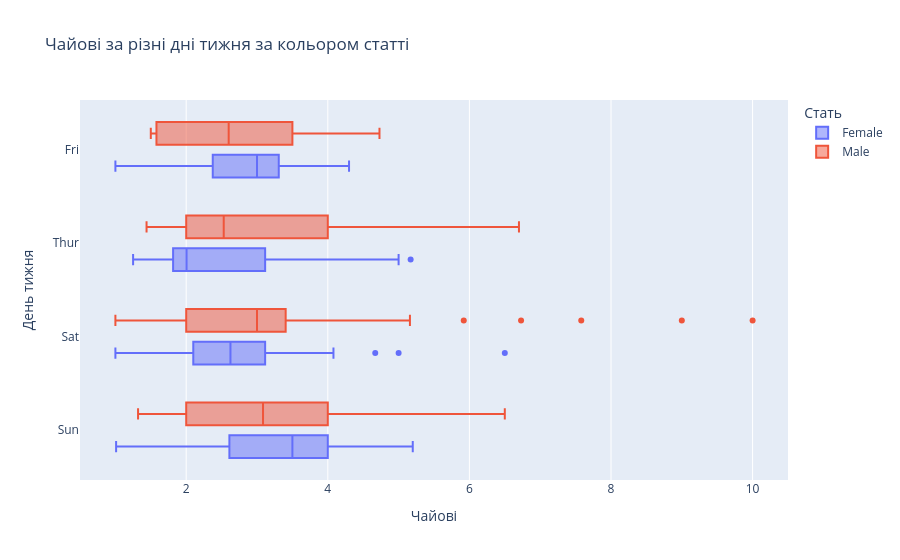

The notebook cell saved with this chart:
### Code cell
fig=px.box (df, x='tip', y='day', color='sex',
            title='Чайові за різні дні тижня за кольором статті',
            labels={
                'tip' : 'Чайові',
                'day' : 'День тижня',
                'sex' : 'Стать'
            })
fig.show()

### Figure 1 — Plotly figure (JSON) as saved in the notebook; plotly's stock layout.template omitted (floating-point values rounded to 4 significant figures; data arrays with more than 128 entries replaced by an {"elided": "..."} marker saying what was removed)
{"data": [{"alignmentgroup": "True", "hovertemplate": "Стать=Female<br>Чайові=%{x}<br>День тижня=%{y}<extra></extra>", "legendgroup": "Female", "marker": {"color": "#636efa"}, "name": "Female", "notched": false, "offsetgroup": "Female", "orientation": "h", "showlegend": true, "type": "box", "x": [1.01, 3.61, 5.0, 3.02, 1.67, 3.5, 2.75, 2.23, 3.0, 3.0, 2.45, 3.07, 2.6, 5.2, 1.5, 2.47, 1.0, 3.0, 3.14, 5.0, 2.2, 1.83, 5.17, 1.0, 4.3, 3.25, 2.5, 3.0, 2.5, 3.48, 4.08, 4.0, 1.0, 4.0, 3.5, 1.5, 1.8, 2.92, 1.68, 2.52, 4.2, 2.0, 2.0, 2.83, 1.5, 2.0, 3.25, 1.25, 2.0, 2.0, 2.75, 3.5, 5.0, 2.3, 1.5, 1.36, 1.63, 5.14, 3.75, 2.61, 2.0, 3.0, 1.61, 2.0, 4.0, 3.5, 3.5, 4.19, 5.0, 2.0, 2.01, 2.0, 2.5, 3.23, 2.23, 2.5, 6.5, 1.1, 3.09, 3.48, 3.0, 2.5, 2.0, 2.88, 4.67, 2.0, 3.0], "x0": " ", "xaxis": "x", "y": ["Sun", "Sun", "Sun", "Sun", "Sun", "Sun", "Sat", "Sat", "Sat", "Sat", "Sat", "Sat", "Sun", "Sun", "Sat", "Sat", "Sat", "Sat", "Sat", "Sat", "Sat", "Thur", "Thur", "Fri", "Fri", "Fri", "Fri", "Fri", "Sat", "Sat", "Sat", "Sat", "Sat", "Sun", "Sun", "Thur", "Thur", "Thur", "Thur", "Thur", "Thur", "Thur", "Thur", "Thur", "Thur", "Thur", "Thur", "Thur", "Thur", "Thur", "Thur", "Thur", "Thur", "Thur", "Thur", "Thur", "Thur", "Sun", "Sun", "Sun", "Sun", "Sun", "Sat", "Sat", "Sun", "Sun", "Sun", "Thur", "Thur", "Thur", "Thur", "Thur", "Thur", "Thur", "Sat", "Sat", "Sat", "Sat", "Sat", "Fri", "Fri", "Fri", "Fri", "Sat", "Sat", "Sat", "Thur"], "y0": " ", "yaxis": "y"}, {"alignmentgroup": "True", "hovertemplate": "Стать=Male<br>Чайові=%{x}<br>День тижня=%{y}<extra></extra>", "legendgroup": "Male", "marker": {"color": "#EF553B"}, "name": "Male", "notched": false, "offsetgroup": "Male", "orientation": "h", "showlegend": true, "type": "box", "x": {"elided": "157 float values"}, "x0": " ", "xaxis": "x", "y": {"elided": "157 str values"}, "y0": " ", "yaxis": "y"}], "layout": {"boxmode": "group", "legend": {"title": {"text": "Стать"}, "tracegroupgap": 0}, "title": {"text": "Чайові за різні дні тижня за кольором статті"}, "xaxis": {"anchor": "y", "domain": [0, 1], "title": {"text": "Чайові"}}, "yaxis": {"anchor": "x", "domain": [0, 1], "title": {"text": "День тижня"}}}}
